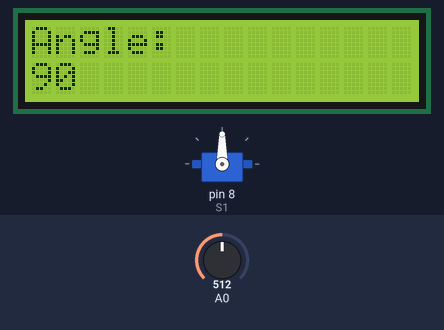
Bench run of a sketch on a simulated Arduino Uno, built with avr-gcc and run on an emulated ATmega328P. Parts: servo, 16×2 character LCD. The test bench sets the inputs (shaded band); at power-on: A0 = 512. What the sketch prints to the serial monitor is not drawn.

Above: at 1.2 s.
1.3 s: A0 set to 716
At 2.4 s:
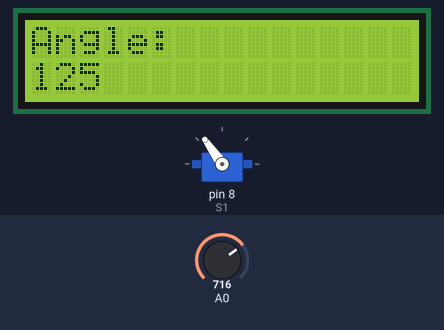
2.9 s: A0 set to 900
At 3.5 s:
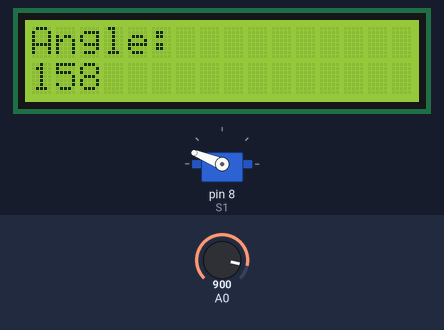
4.4 s: A0 set to 1023
At 5.7 s:
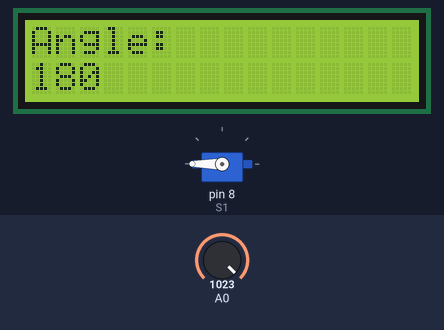
6.0 s: A0 set to 306
At 7.2 s:
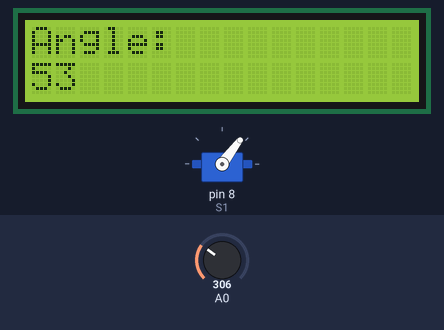
7.6 s: A0 set to 122
At 8.1 s:
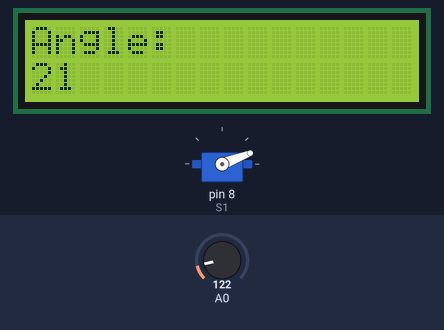
9.1 s: A0 set to 0
At 10.5 s:
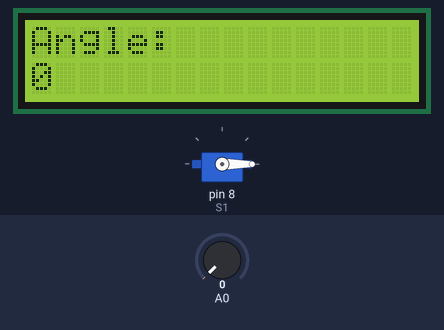
Timing chart, 0 to 11.7 s (numbered marks = the images above; inputs shaded):
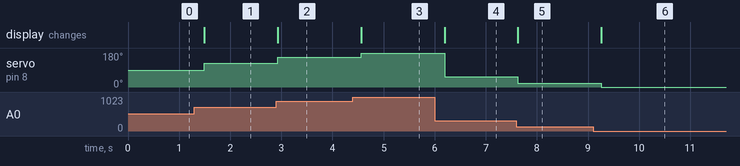

The sketch:

3_project_pot_servo_lcd_sweep_uno.ino
```cpp
#include <LiquidCrystal.h>
#include <Servo.h>

LiquidCrystal LC(13,12,2,3,4,5);
Servo S1;
#define BaudRate 9600

int angle;
int Pot_Value;

void setup()
{
  Serial.begin(BaudRate);
  S1.attach(8);
  LC.begin(16,2);
}

void loop()
{
  LC.clear();
  LC.setCursor(0,0);

  Pot_Value = analogRead(A0);
  angle = map(Pot_Value, 0, 1023, 0, 180);
  S1.write(angle);

  LC.print("Angle: ");
  LC.setCursor(0,1);
  LC.print(angle);

  Serial.println(angle);
  delay(200);
}
```

Measured:
- after the input at 1.3 s, servo on pin 8 (S1): 90° → 125° after 0.20 s; the display: changes after 0.20 s (image 1)
- after the input at 2.9 s, servo on pin 8 (S1): 125° → 158° at once; the display: changes at once (image 2)
- after the input at 4.4 s, servo on pin 8 (S1): 158° → 180° after 0.16 s; the display: changes after 0.16 s (image 3)
- after the input at 6.0 s, servo on pin 8 (S1): 180° → 53° after 0.19 s; the display: changes after 0.20 s (image 4)
- after the input at 7.6 s, servo on pin 8 (S1): 53° → 21° at once; the display: changes at once (image 5)
- after the input at 9.1 s, servo on pin 8 (S1): 21° → 0° after 0.16 s; the display: changes after 0.16 s (image 6)
